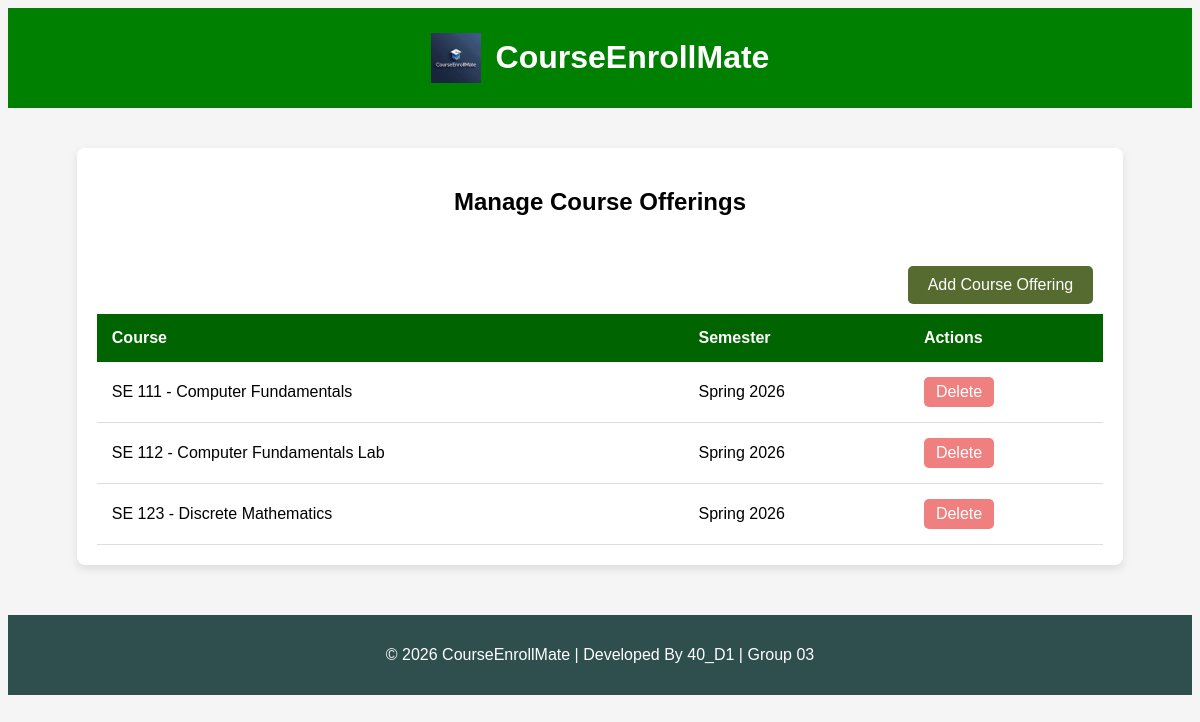
The page /manage_course_offerings (signed in) on the database its author committed.
### tables this page shows
CREATE TABLE course_offerings (
    id INTEGER PRIMARY KEY AUTOINCREMENT,
    course_id INTEGER NOT NULL,
    semester_id INTEGER NOT NULL,
    max_seats INTEGER,
    FOREIGN KEY (course_id) REFERENCES courses(id),
    FOREIGN KEY (semester_id) REFERENCES semesters(id)
);

CREATE TABLE courses (
    id INTEGER PRIMARY KEY AUTOINCREMENT,
    course_code TEXT UNIQUE NOT NULL,
    course_title TEXT NOT NULL,
    course_description TEXT,
    credit_hours INTEGER NOT NULL,
    created_at TIMESTAMP DEFAULT CURRENT_TIMESTAMP
);

CREATE TABLE semesters (
    id INTEGER PRIMARY KEY AUTOINCREMENT,
    semester_name TEXT NOT NULL,
    start_date TEXT,
    end_date TEXT,
    status TEXT CHECK(status IN ('active','inactive')) DEFAULT 'inactive'
);

### app.py (the view)
@app.route("/manage_course_offerings")
@login_required
@role_required("admin")
def manage_course_offerings():
    conn = get_db_connection()
    offerings = conn.execute("""
        SELECT co.id, c.course_code, c.course_title, s.semester_name
        FROM course_offerings co
        JOIN courses c ON co.course_id = c.id
        JOIN semesters s ON co.semester_id = s.id
    """).fetchall()
    conn.close()
    return render_template(
        "manage_course_offerings.html",
        offerings=offerings
    )

### app.py (called while the page is built)
def get_db_connection():
    conn = sqlite3.connect("courseenrollmate.db")
    conn.row_factory = sqlite3.Row
    conn.execute("PRAGMA foreign_keys = ON")
    return conn

### helper.py (called while the page is built)
def login_required(f):
    @wraps(f)
    def decorated_function(*args, **kwargs):
        if "username" not in session:
            return redirect("/login")
        return f(*args, **kwargs)
    return decorated_function

def role_required(role):
    def decorator(f):
        @wraps(f)
        def decorated_function(*args, **kwargs):
            if session.get("role") != role:
                return "403 Forbidden: Unauthorized access"
            return f(*args, **kwargs)
        return decorated_function
    return decorator

### templates/manage_course_offerings.html
{% extends "base.html" %}
{% block body %}
<div class="table-container">
    <h2>Manage Course Offerings</h2>
    <div class="actions" style="text-align: right;">
        <a href="/add_course_offering">Add Course Offering</a>
    </div>
    <table>
        <thead>
        <tr>
            <th>Course</th>
            <th>Semester</th>
            <th>Actions</th>
        </tr>
        </thead>
        <tbody>
{% for o in offerings %}
        <tr>
            <td>
{{ o.course_code }} - {{ o.course_title }}
            </td>
            <td>
{{ o.semester_name }}
            </td>
            <td>
            <a href="/delete_course_offering/{{ o.id }}" class="delete-btn">Delete</a>
            </td>
        </tr>
{% endfor %}
        </tbody>
    </table>
</div>
{% endblock %}

### static/style.css (style rules this page uses)
body { font-family: Arial, sans-serif; background:whitesmoke; text-align:center; }
a { display:inline-block; padding:10px 20px; background: darkolivegreen; color:white; text-decoration:none; border-radius:5px; }
.actions { margin-top:40px; }
.actions a { margin:10px; padding:10px 20px; background:darkolivegreen; color:white; text-decoration:none; border-radius:5px; }
.table-container { width:85%; margin:40px auto; background:white; padding:20px; border-radius:8px; box-shadow:0 4px 10px rgba(0,0,0,0.1); }
table { width:100%; border-collapse:collapse; }
thead { background: darkgreen; color:white; }
th,td { padding:15px; text-align:left; }
tbody tr { border-bottom:1px solid #ddd; }
.delete-btn { background:lightcoral; color:white; padding:6px 12px; border-radius:5px; text-decoration:none; }

### rows shown on the page
course_offerings: course_code "SE 111", course_title "Computer Fundamentals", semester_name "Spring 2026"
course_offerings: course_code "SE 112", course_title "Computer Fundamentals Lab", semester_name "Spring 2026"
course_offerings: course_code "SE 123", course_title "Discrete Mathematics", semester_name "Spring 2026"
